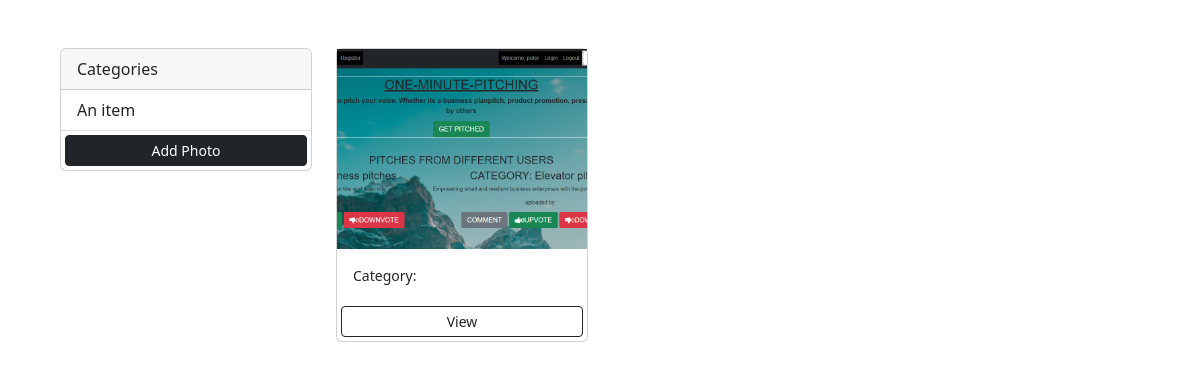
/, run on an earlier commit of the app's database.
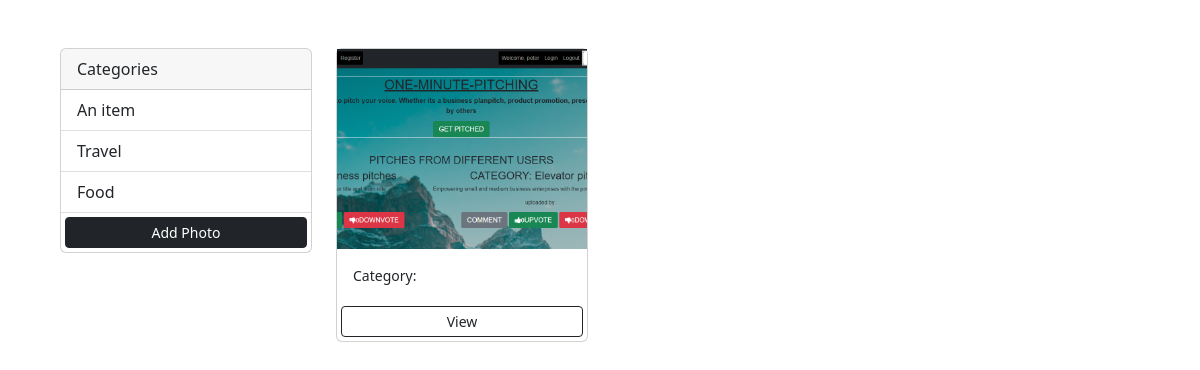
And on a later commit of the database.
### photos/models.py (models this page shows, shortened)
class Photo(models.Model):
    category = models.ForeignKey(Category, on_delete=models.SET_NULL, null=True, blank=True)
    image = models.ImageField(null=False, blank=False)
    description = models.TextField()

class Category(models.Model):
    name = models.CharField(max_length=100, null=False, blank=False)

### photos/views.py (the view)
# urls.py: path('', views.gallery, name='gallery'),
def gallery(request):
    categories = Category.objects.all()
    photos = Photo.objects.all()
    context = {'categories': categories, 'photos': photos}
    return render(request, 'photos/gallery.html', context)

### photos/templates/photos/gallery.html (shortened to what this page needs)
<html lang="en">
<head>
<link href="https://cdn.jsdelivr.net/npm/bootstrap@5.2.0-beta1/dist/css/bootstrap.min.css" rel="stylesheet">
</head>
<body class="m-5">
    <div class="container">
        <div class="row">
            <div class="col-md-3">
                <div class="card" >
                    <div class="card-header">
                        Categories
                    </div>
                    <ul class="list-group list-group-flush">
                      <li class="list-group-item">An item</li>
                      {% for category in categories %}
                      <li class="list-group-item">{{category.name}}</li>
                      {% endfor %}
                      <a href="{%url 'add' %}" class="btn btn-block btn-dark btn-sm m-1">Add Photo</a>
                    </ul>
                  </div>
            </div>
            <div class="col-md-9">
                <div class="row">
                    {% for photo in photos %}
                    <div class="col-md-4">
                        <div class="card" >
                            <img src="{{photo.image.url}}" class="image-thumbnail" alt="..">
                            <div class="card-body">
                              <small>Category: {{photo.category.name}}</small>
                            </div>
                            <a href="{% url 'photo' photo.id %}" class="btn btn-outline-dark btn-sm m-1">View</a>
                    </div>
                      </div>
                      {% empty %}
                      <h3>No photos.......</h3>
                      {% endfor %}
            </div>
        </div>
    </div>
</body>
</html>

What changed in the data, as far as the page shows it:
added Category: name "Travel"
added Category: name "Food"
